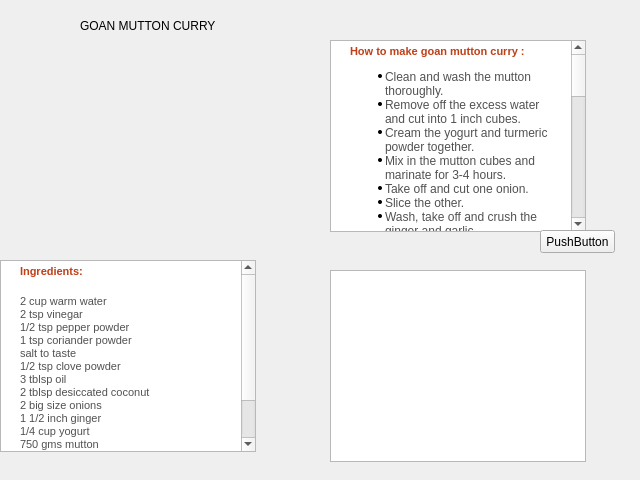
<?xml version="1.0" encoding="UTF-8"?>
<ui version="4.0">
 <class>Nonveg3</class>
 <widget class="QWidget" name="Nonveg3">
  <property name="geometry">
   <rect>
    <x>0</x>
    <y>0</y>
    <width>640</width>
    <height>480</height>
   </rect>
  </property>
  <property name="windowTitle">
   <string>Form</string>
  </property>
  <widget class="QLabel" name="label">
   <property name="geometry">
    <rect>
     <x>80</x>
     <y>10</y>
     <width>231</width>
     <height>31</height>
    </rect>
   </property>
   <property name="text">
    <string>GOAN MUTTON CURRY</string>
   </property>
  </widget>
  <widget class="QLabel" name="label_2">
   <property name="geometry">
    <rect>
     <x>10</x>
     <y>50</y>
     <width>261</width>
     <height>191</height>
    </rect>
   </property>
   <property name="text">
    <string/>
   </property>
   <property name="pixmap">
    <pixmap>../../Required Images/goan.jpg</pixmap>
   </property>
  </widget>
  <widget class="QTextBrowser" name="textBrowser">
   <property name="geometry">
    <rect>
     <x>0</x>
     <y>260</y>
     <width>256</width>
     <height>192</height>
    </rect>
   </property>
   <property name="html">
    <string>&lt;!DOCTYPE HTML PUBLIC &quot;-//W3C//DTD HTML 4.0//EN&quot; &quot;http://www.w3.org/TR/REC-html40/strict.dtd&quot;&gt;
&lt;html&gt;&lt;head&gt;&lt;meta name=&quot;qrichtext&quot; content=&quot;1&quot; /&gt;&lt;style type=&quot;text/css&quot;&gt;
p, li { white-space: pre-wrap; }
&lt;/style&gt;&lt;/head&gt;&lt;body style=&quot; font-family:'MS Shell Dlg 2'; font-size:8.25pt; font-weight:400; font-style:normal;&quot;&gt;
&lt;p style=&quot; margin-top:0px; margin-bottom:0px; margin-left:15px; margin-right:5px; -qt-block-indent:0; text-indent:0px; background-color:#ffffff;&quot;&gt;&lt;span style=&quot; font-family:'VERDANA,Arial'; font-size:8pt; font-weight:600; color:#c13e16; background-color:#ffffff;&quot;&gt;Ingredients:&lt;/span&gt;&lt;span style=&quot; font-family:'Times New Roman'; font-size:8pt; color:#000000; background-color:#ffffff;&quot;&gt; &lt;/span&gt;&lt;/p&gt;
&lt;table border=&quot;0&quot; style=&quot; margin-top:0px; margin-bottom:0px; margin-left:0px; margin-right:0px;&quot; align=&quot;right&quot; cellspacing=&quot;2&quot; cellpadding=&quot;0&quot; bgcolor=&quot;#ffffff&quot;&gt;
&lt;tr&gt;
&lt;td&gt;&lt;/td&gt;
&lt;td width=&quot;30&quot;&gt;&lt;/td&gt;&lt;/tr&gt;&lt;/table&gt;
&lt;p style=&quot; margin-top:0px; margin-bottom:0px; margin-left:15px; margin-right:10px; -qt-block-indent:0; text-indent:0px; background-color:#ffffff;&quot;&gt;&lt;span style=&quot; font-family:'verdana,Arial'; font-size:8pt; color:#515151; background-color:#ffffff;&quot;&gt;2 cup warm water&lt;/span&gt;&lt;span style=&quot; font-family:'verdana,Arial'; font-size:8pt; color:#515151;&quot;&gt;&lt;br /&gt;2 tsp vinegar&lt;br /&gt;1/2 tsp pepper powder&lt;br /&gt;1 tsp coriander powder&lt;br /&gt;salt to taste &lt;br /&gt;1/2 tsp clove powder&lt;br /&gt;3 tblsp oil&lt;br /&gt;2 tblsp desiccated coconut&lt;br /&gt;2 big size onions&lt;br /&gt;1 1/2 inch ginger&lt;br /&gt;1/4 cup yogurt&lt;br /&gt;750 gms mutton&lt;br /&gt;1 tsp red chilli powder&lt;br /&gt;1 tsp cinnamon powder&lt;br /&gt;6 cloves garlic&lt;br /&gt;1 tsp turmeric powder&lt;/span&gt;&lt;/p&gt;&lt;/body&gt;&lt;/html&gt;</string>
   </property>
  </widget>
  <widget class="QTextBrowser" name="textBrowser_2">
   <property name="geometry">
    <rect>
     <x>330</x>
     <y>40</y>
     <width>256</width>
     <height>192</height>
    </rect>
   </property>
   <property name="html">
    <string>&lt;!DOCTYPE HTML PUBLIC &quot;-//W3C//DTD HTML 4.0//EN&quot; &quot;http://www.w3.org/TR/REC-html40/strict.dtd&quot;&gt;
&lt;html&gt;&lt;head&gt;&lt;meta name=&quot;qrichtext&quot; content=&quot;1&quot; /&gt;&lt;style type=&quot;text/css&quot;&gt;
p, li { white-space: pre-wrap; }
&lt;/style&gt;&lt;/head&gt;&lt;body style=&quot; font-family:'MS Shell Dlg 2'; font-size:8.25pt; font-weight:400; font-style:normal;&quot;&gt;
&lt;p style=&quot; margin-top:0px; margin-bottom:0px; margin-left:15px; margin-right:5px; -qt-block-indent:0; text-indent:0px; background-color:#ffffff;&quot;&gt;&lt;span style=&quot; font-family:'VERDANA,Arial'; font-size:8pt; font-weight:600; color:#c13e16; background-color:#ffffff;&quot;&gt;How to make goan mutton curry :&lt;/span&gt;&lt;/p&gt;
&lt;ul style=&quot;margin-top: 0px; margin-bottom: 0px; margin-left: 0px; margin-right: 0px; -qt-list-indent: 1;&quot;&gt;&lt;li style=&quot; font-family:'Verdana,Arial'; font-size:8pt; color:#515151;&quot; style=&quot; margin-top:12px; margin-bottom:0px; margin-left:10px; margin-right:10px; -qt-block-indent:0; text-indent:0px;&quot;&gt;&lt;span style=&quot; font-size:medium;&quot;&gt;Clean and wash the mutton thoroughly.&lt;/span&gt;&lt;/li&gt;
&lt;li style=&quot; font-family:'Verdana,Arial'; font-size:8pt; color:#515151;&quot; style=&quot; margin-top:0px; margin-bottom:0px; margin-left:10px; margin-right:10px; -qt-block-indent:0; text-indent:0px;&quot;&gt;&lt;span style=&quot; font-size:medium;&quot;&gt;Remove off the excess water and cut into 1 inch cubes.&lt;/span&gt;&lt;/li&gt;
&lt;li style=&quot; font-family:'Verdana,Arial'; font-size:8pt; color:#515151;&quot; style=&quot; margin-top:0px; margin-bottom:0px; margin-left:10px; margin-right:10px; -qt-block-indent:0; text-indent:0px;&quot;&gt;&lt;span style=&quot; font-size:medium;&quot;&gt;Cream the yogurt and turmeric powder together.&lt;/span&gt;&lt;/li&gt;
&lt;li style=&quot; font-family:'Verdana,Arial'; font-size:8pt; color:#515151;&quot; style=&quot; margin-top:0px; margin-bottom:0px; margin-left:10px; margin-right:10px; -qt-block-indent:0; text-indent:0px;&quot;&gt;&lt;span style=&quot; font-size:medium;&quot;&gt;Mix in the mutton cubes and marinate for 3-4 hours.&lt;/span&gt;&lt;/li&gt;
&lt;li style=&quot; font-family:'Verdana,Arial'; font-size:8pt; color:#515151;&quot; style=&quot; margin-top:0px; margin-bottom:0px; margin-left:10px; margin-right:10px; -qt-block-indent:0; text-indent:0px;&quot;&gt;&lt;span style=&quot; font-size:medium;&quot;&gt;Take off and cut one onion.&lt;/span&gt;&lt;/li&gt;
&lt;li style=&quot; font-family:'Verdana,Arial'; font-size:8pt; color:#515151;&quot; style=&quot; margin-top:0px; margin-bottom:0px; margin-left:10px; margin-right:10px; -qt-block-indent:0; text-indent:0px;&quot;&gt;&lt;span style=&quot; font-size:medium;&quot;&gt;Slice the other.&lt;/span&gt;&lt;/li&gt;
&lt;li style=&quot; font-family:'Verdana,Arial'; font-size:8pt; color:#515151;&quot; style=&quot; margin-top:0px; margin-bottom:0px; margin-left:10px; margin-right:10px; -qt-block-indent:0; text-indent:0px;&quot;&gt;&lt;span style=&quot; font-size:medium;&quot;&gt;Wash, take off and crush the ginger and garlic.&lt;/span&gt;&lt;/li&gt;
&lt;li style=&quot; font-family:'Verdana,Arial'; font-size:8pt; color:#515151;&quot; style=&quot; margin-top:0px; margin-bottom:0px; margin-left:10px; margin-right:10px; -qt-block-indent:0; text-indent:0px;&quot;&gt;&lt;span style=&quot; font-size:medium;&quot;&gt;Heat up half the oil over medium heat up in a heavy bottomed pot and fry cut onion until brown.&lt;/span&gt;&lt;/li&gt;
&lt;li style=&quot; font-family:'Verdana,Arial'; font-size:8pt; color:#515151;&quot; style=&quot; margin-top:0px; margin-bottom:0px; margin-left:10px; margin-right:10px; -qt-block-indent:0; text-indent:0px;&quot;&gt;&lt;span style=&quot; font-size:medium;&quot;&gt;Remove with a slotted spoon and keep aside.&lt;/span&gt;&lt;/li&gt;
&lt;li style=&quot; font-family:'Verdana,Arial'; font-size:8pt; color:#515151;&quot; style=&quot; margin-top:0px; margin-bottom:0px; margin-left:10px; margin-right:10px; -qt-block-indent:0; text-indent:0px;&quot;&gt;&lt;span style=&quot; font-size:medium;&quot;&gt;Mix in the remaining oil to the pot and fry the cut onions until soft.&lt;/span&gt;&lt;/li&gt;
&lt;li style=&quot; font-family:'Verdana,Arial'; font-size:8pt; color:#515151;&quot; style=&quot; margin-top:0px; margin-bottom:0px; margin-left:10px; margin-right:10px; -qt-block-indent:0; text-indent:0px;&quot;&gt;&lt;span style=&quot; font-size:medium;&quot;&gt;Mix in the crushed ginger and garlic.&lt;/span&gt;&lt;/li&gt;
&lt;li style=&quot; font-family:'Verdana,Arial'; font-size:8pt; color:#515151;&quot; style=&quot; margin-top:0px; margin-bottom:0px; margin-left:10px; margin-right:10px; -qt-block-indent:0; text-indent:0px;&quot;&gt;&lt;span style=&quot; font-size:medium;&quot;&gt;Stir fry for one minute.&lt;/span&gt;&lt;/li&gt;
&lt;li style=&quot; font-family:'Verdana,Arial'; font-size:8pt; color:#515151;&quot; style=&quot; margin-top:0px; margin-bottom:0px; margin-left:10px; margin-right:10px; -qt-block-indent:0; text-indent:0px;&quot;&gt;&lt;span style=&quot; font-size:medium;&quot;&gt;Mix in the coriander powder, cinnamon powder, clove powder, pepper powder, red chilli powder.&lt;/span&gt;&lt;/li&gt;
&lt;li style=&quot; font-family:'Verdana,Arial'; font-size:8pt; color:#515151;&quot; style=&quot; margin-top:0px; margin-bottom:0px; margin-left:10px; margin-right:10px; -qt-block-indent:0; text-indent:0px;&quot;&gt;&lt;span style=&quot; font-size:medium;&quot;&gt;Stir fry for 1 minute over low heat.&lt;/span&gt;&lt;/li&gt;
&lt;li style=&quot; font-family:'Verdana,Arial'; font-size:8pt; color:#515151;&quot; style=&quot; margin-top:0px; margin-bottom:0px; margin-left:10px; margin-right:10px; -qt-block-indent:0; text-indent:0px;&quot;&gt;&lt;span style=&quot; font-size:medium;&quot;&gt;Mix in 2 tblsp of water and stir fry until it evaporates.&lt;/span&gt;&lt;/li&gt;
&lt;li style=&quot; font-family:'Verdana,Arial'; font-size:8pt; color:#515151;&quot; style=&quot; margin-top:0px; margin-bottom:0px; margin-left:10px; margin-right:10px; -qt-block-indent:0; text-indent:0px;&quot;&gt;&lt;span style=&quot; font-size:medium;&quot;&gt;Mix in the desiccated coconut stir fry for 2 minutes over low heat.&lt;/span&gt;&lt;/li&gt;
&lt;li style=&quot; font-family:'Verdana,Arial'; font-size:8pt; color:#515151;&quot; style=&quot; margin-top:0px; margin-bottom:0px; margin-left:10px; margin-right:10px; -qt-block-indent:0; text-indent:0px;&quot;&gt;&lt;span style=&quot; font-size:medium;&quot;&gt;Mix in meat and increase the heat.&lt;/span&gt;&lt;/li&gt;
&lt;li style=&quot; font-family:'Verdana,Arial'; font-size:8pt; color:#515151;&quot; style=&quot; margin-top:0px; margin-bottom:0px; margin-left:10px; margin-right:10px; -qt-block-indent:0; text-indent:0px;&quot;&gt;&lt;span style=&quot; font-size:medium;&quot;&gt;Stir and fry the meat for 5 minutes or until it changes colour.&lt;/span&gt;&lt;/li&gt;
&lt;li style=&quot; font-family:'Verdana,Arial'; font-size:8pt; color:#515151;&quot; style=&quot; margin-top:0px; margin-bottom:0px; margin-left:10px; margin-right:10px; -qt-block-indent:0; text-indent:0px;&quot;&gt;&lt;span style=&quot; font-size:medium;&quot;&gt;Mix in water and bring it to a boil.&lt;/span&gt;&lt;/li&gt;
&lt;li style=&quot; font-family:'Verdana,Arial'; font-size:8pt; color:#515151;&quot; style=&quot; margin-top:0px; margin-bottom:0px; margin-left:10px; margin-right:10px; -qt-block-indent:0; text-indent:0px;&quot;&gt;&lt;span style=&quot; font-size:medium;&quot;&gt;Cover and simmer (boil slowly at low temperature) for 30 minutes, mix in the fried onions and salt.&lt;/span&gt;&lt;/li&gt;
&lt;li style=&quot; font-family:'Verdana,Arial'; font-size:8pt; color:#515151;&quot; style=&quot; margin-top:0px; margin-bottom:0px; margin-left:10px; margin-right:10px; -qt-block-indent:0; text-indent:0px;&quot;&gt;&lt;span style=&quot; font-size:medium;&quot;&gt;Further simmer (boil slowly at low temperature) for 30 minutes or until the meat is tender.&lt;/span&gt;&lt;/li&gt;
&lt;li style=&quot; font-family:'Verdana,Arial'; font-size:8pt; color:#515151;&quot; style=&quot; margin-top:0px; margin-bottom:12px; margin-left:10px; margin-right:10px; -qt-block-indent:0; text-indent:0px;&quot;&gt;&lt;span style=&quot; font-size:medium;&quot;&gt;Stir in vinegar, take off from heat, serve hot.&lt;/span&gt;&lt;/li&gt;&lt;/ul&gt;&lt;/body&gt;&lt;/html&gt;</string>
   </property>
  </widget>
  <widget class="QTextBrowser" name="textBrowser_3">
   <property name="geometry">
    <rect>
     <x>330</x>
     <y>270</y>
     <width>256</width>
     <height>192</height>
    </rect>
   </property>
  </widget>
  <widget class="QPushButton" name="pushButton">
   <property name="geometry">
    <rect>
     <x>540</x>
     <y>230</y>
     <width>75</width>
     <height>23</height>
    </rect>
   </property>
   <property name="text">
    <string>PushButton</string>
   </property>
  </widget>
 </widget>
 <resources/>
 <connections/>
</ui>
